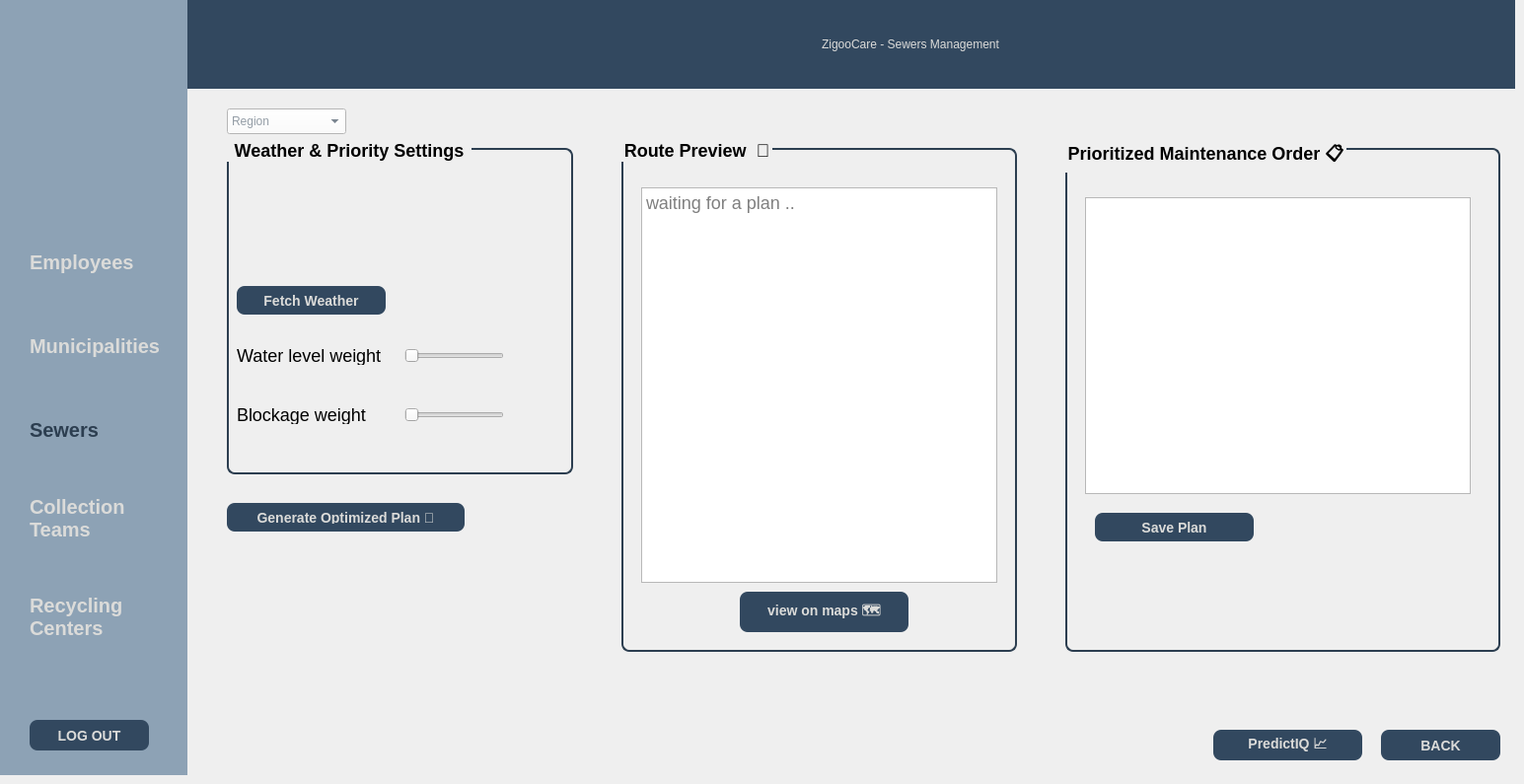
      <widget class="QWidget" name="page2_Sewerai_S2">
       <widget class="QWidget" name="panelLeft_AI_S2" native="true">
        <property name="geometry">
         <rect>
          <x>210</x>
          <y>130</y>
          <width>381</width>
          <height>571</height>
         </rect>
        </property>
        <property name="minimumSize">
         <size>
          <width>280</width>
          <height>0</height>
         </size>
        </property>
        <property name="styleSheet">
         <string notr="true">QGroupBox {
	background-color: transparent;
	color: rgb(104, 156, 58);
	font:bold;
	font-size:25px;
    border: 2px solid #2c3e50;
    border-radius: 8px;
    margin-top: 10px;
}</string>
        </property>
        <widget class="QGroupBox" name="gbInputs_S2">
         <property name="geometry">
          <rect>
           <x>20</x>
           <y>10</y>
           <width>351</width>
           <height>341</height>
          </rect>
         </property>
         <property name="styleSheet">
          <string notr="true">QGroupBox {
	background-color: transparent;
	color: black;
	font:bold;
	font-size:18px;
    border: 2px solid #2c3e50;
    border-radius: 8px;
    margin-top: 10px;
}</string>
         </property>
         <property name="title">
          <string>Weather &amp;&amp; Priority Settings</string>
         </property>
         <widget class="QPushButton" name="pushButton_weather_S2">
          <property name="geometry">
           <rect>
            <x>10</x>
            <y>150</y>
            <width>151</width>
            <height>29</height>
           </rect>
          </property>
          <property name="styleSheet">
           <string notr="true">QPushButton {
    background-color: #32485F;     
    color: #DBDBD9;
    font-size: 14px;
    font-weight: bold;
    border: none;
    border-radius: 8px;             
    padding: 8px 16px;
}

QPushButton:hover {
    background-color: #018ADA;
}

QPushButton:pressed {
	background-color: #2c3e50;
}

QPushButton:disabled {
    background-color: #BDBDBD;
    color: #757575;
}
</string>
          </property>
          <property name="text">
           <string>Fetch Weather</string>
          </property>
         </widget>
         <widget class="QSlider" name="slWaterW_S2">
          <property name="geometry">
           <rect>
            <x>180</x>
            <y>210</y>
            <width>101</width>
            <height>22</height>
           </rect>
          </property>
          <property name="orientation">
           <enum>Qt::Orientation::Horizontal</enum>
          </property>
         </widget>
         <widget class="QLabel" name="blWaterValue_S2">
          <property name="geometry">
           <rect>
            <x>10</x>
            <y>210</y>
            <width>171</width>
            <height>20</height>
           </rect>
          </property>
          <property name="styleSheet">
           <string notr="true">font-size:18px;
color:black;</string>
          </property>
          <property name="text">
           <string>Water level weight</string>
          </property>
         </widget>
         <widget class="QLabel" name="lblBlockageValue_S2">
          <property name="geometry">
           <rect>
            <x>10</x>
            <y>270</y>
            <width>161</width>
            <height>20</height>
           </rect>
          </property>
          <property name="styleSheet">
           <string notr="true">font-size:18px;
color:black;</string>
          </property>
          <property name="text">
           <string>Blockage weight</string>
          </property>
         </widget>
         <widget class="QSlider" name="slBlockageW_S2">
          <property name="geometry">
           <rect>
            <x>180</x>
            <y>270</y>
            <width>101</width>
            <height>22</height>
           </rect>
          </property>
          <property name="orientation">
           <enum>Qt::Orientation::Horizontal</enum>
          </property>
         </widget>
         <widget class="QLabel" name="lblblockageValue_S2">
          <property name="geometry">
           <rect>
            <x>300</x>
            <y>270</y>
            <width>31</width>
            <height>21</height>
           </rect>
          </property>
          <property name="text">
           <string/>
          </property>
         </widget>
         <widget class="QLabel" name="lblWaterValue_S2">
          <property name="geometry">
           <rect>
            <x>300</x>
            <y>210</y>
            <width>31</width>
            <height>20</height>
           </rect>
          </property>
          <property name="text">
           <string/>
          </property>
         </widget>
         <widget class="QLabel" name="labelWeatherInfo_S2">
          <property name="geometry">
           <rect>
            <x>20</x>
            <y>50</y>
            <width>291</width>
            <height>91</height>
           </rect>
          </property>
          <property name="text">
           <string/>
          </property>
         </widget>
         <zorder>lblWaterValue_S2</zorder>
         <zorder>pushButton_weather_S2</zorder>
         <zorder>slWaterW_S2</zorder>
         <zorder>blWaterValue_S2</zorder>
         <zorder>lblBlockageValue_S2</zorder>
         <zorder>slBlockageW_S2</zorder>
         <zorder>lblblockageValue_S2</zorder>
         <zorder>labelWeatherInfo_S2</zorder>
        </widget>
        <widget class="QPushButton" name="btnGeneratePlan_S2">
         <property name="geometry">
          <rect>
           <x>20</x>
           <y>380</y>
           <width>241</width>
           <height>29</height>
          </rect>
         </property>
         <property name="styleSheet">
          <string notr="true">QPushButton {
    background-color: #32485F;     
    color: #DBDBD9;
    font-size: 14px;
    font-weight: bold;
    border: none;
    border-radius: 8px;             
    padding: 8px 16px;
}

QPushButton:hover {
    background-color: #018ADA;
}

QPushButton:pressed {
	background-color: #2c3e50;
}

QPushButton:disabled {
    background-color: #BDBDBD;
    color: #757575;
}
</string>
         </property>
         <property name="text">
          <string>Generate Optimized Plan 🤖</string>
         </property>
        </widget>
       </widget>
       <widget class="QWidget" name="panelRight_S2" native="true">
        <property name="geometry">
         <rect>
          <x>1080</x>
          <y>110</y>
          <width>441</width>
          <height>591</height>
         </rect>
        </property>
        <property name="minimumSize">
         <size>
          <width>320</width>
          <height>0</height>
         </size>
        </property>
        <property name="styleSheet">
         <string notr="true">QGroupBox {
	background-color: transparent;
	color: rgb(104, 156, 58);
	font:bold;
	font-size:50px;
    border: 5px solid #2c3e50;
    border-radius: 15px;
    margin-top: 15px;
}</string>
        </property>
        <widget class="QTableView" name="tableViewListpriority_S2">
         <property name="geometry">
          <rect>
           <x>20</x>
           <y>90</y>
           <width>391</width>
           <height>301</height>
          </rect>
         </property>
        </widget>
        <widget class="QGroupBox" name="groupBox_list_S2">
         <property name="geometry">
          <rect>
           <x>0</x>
           <y>30</y>
           <width>441</width>
           <height>521</height>
          </rect>
         </property>
         <property name="styleSheet">
          <string notr="true">QGroupBox {
	background-color: transparent;
	color: black;
	font:bold;
	font-size:18px;
    border: 2px solid #2c3e50;
    border-radius: 8px;
    margin-top: 10px;
}</string>
         </property>
         <property name="title">
          <string>Prioritized Maintenance Order 📋</string>
         </property>
         <widget class="QPushButton" name="pushButton_saveplan_S2">
          <property name="geometry">
           <rect>
            <x>30</x>
            <y>380</y>
            <width>161</width>
            <height>29</height>
           </rect>
          </property>
          <property name="styleSheet">
           <string notr="true">QPushButton {
    background-color: #32485F;     
    color: #DBDBD9;
    font-size: 14px;
    font-weight: bold;
    border: none;
    border-radius: 8px;             
    padding: 8px 16px;
}

QPushButton:hover {
    background-color: #018ADA;
}

QPushButton:pressed {
	background-color: #2c3e50;
}

QPushButton:disabled {
    background-color: #BDBDBD;
    color: #757575;
}
</string>
          </property>
          <property name="text">
           <string>Save Plan</string>
          </property>
         </widget>
        </widget>
       </widget>
       <widget class="QWidget" name="panelCenter_S2" native="true">
        <property name="geometry">
         <rect>
          <x>610</x>
          <y>130</y>
          <width>451</width>
          <height>571</height>
         </rect>
        </property>
        <property name="styleSheet">
         <string notr="true">QGroupBox {
	background-color: transparent;
	color: rgb(104, 156, 58);
	font:bold;
	font-size:25px;
    border: 2px solid #2c3e50;
    border-radius: 8px;
    margin-top: 10px;
}</string>
        </property>
        <widget class="QGroupBox" name="gbPreview_S2">
         <property name="geometry">
          <rect>
           <x>20</x>
           <y>10</y>
           <width>401</width>
           <height>521</height>
          </rect>
         </property>
         <property name="styleSheet">
          <string notr="true">font-size:18px;
color:black;</string>
         </property>
         <property name="title">
          <string>Route Preview  🚧</string>
         </property>
         <widget class="QTextEdit" name="textEditRoutePreview_S2">
          <property name="geometry">
           <rect>
            <x>20</x>
            <y>50</y>
            <width>361</width>
            <height>401</height>
           </rect>
          </property>
          <property name="styleSheet">
           <string notr="true">QGroupBox {
	background-color: transparent;
	color: rgb(104, 156, 58);
	font:bold;
	font-size:25px;
    border: 2px solid #2c3e50;
    border-radius: 8px;
    margin-top: 10px;
}</string>
          </property>
          <property name="verticalScrollBarPolicy">
           <enum>Qt::ScrollBarPolicy::ScrollBarAsNeeded</enum>
          </property>
          <property name="readOnly">
           <bool>true</bool>
          </property>
          <property name="placeholderText">
           <string>waiting for a plan ..</string>
          </property>
         </widget>
         <widget class="QPushButton" name="pushButton_viewMaps_S2">
          <property name="geometry">
           <rect>
            <x>120</x>
            <y>460</y>
            <width>171</width>
            <height>41</height>
           </rect>
          </property>
          <property name="styleSheet">
           <string notr="true">QPushButton {
    background-color: #32485F;     
    color: #DBDBD9;
    font-size: 14px;
    font-weight: bold;
    border: none;
    border-radius: 8px;             
    padding: 8px 16px;
}

QPushButton:hover {
    background-color: #43A047;      /* vert plus foncé au survol */
}

QPushButton:pressed {
          /* vert foncé au clic */
	background-color: rgb(2, 111, 2);
}

QPushButton:disabled {
    background-color: #BDBDBD;      /* gris si désactivé */
    color: #757575;
}
</string>
          </property>
          <property name="text">
           <string>view on maps 🗺️</string>
          </property>
         </widget>
        </widget>
       </widget>
       <widget class="QWidget" name="widget_module_S2" native="true">
        <property name="geometry">
         <rect>
          <x>190</x>
          <y>0</y>
          <width>1346</width>
          <height>90</height>
         </rect>
        </property>
        <property name="styleSheet">
         <string notr="true">background-color: #32485F;</string>
        </property>
        <widget class="QLabel" name="label_module_S2">
         <property name="geometry">
          <rect>
           <x>60</x>
           <y>0</y>
           <width>1346</width>
           <height>90</height>
          </rect>
         </property>
         <property name="styleSheet">
          <string notr="true">font: 700 25pt;
color: rgb(219, 219, 217);</string>
         </property>
         <property name="text">
          <string>ZigooCare - Sewers Management</string>
         </property>
         <property name="alignment">
          <set>Qt::AlignmentFlag::AlignCenter</set>
         </property>
        </widget>
       </widget>
       <widget class="QWidget" name="widget_sidebar_S2" native="true">
        <property name="geometry">
         <rect>
          <x>0</x>
          <y>0</y>
          <width>190</width>
          <height>786</height>
         </rect>
        </property>
        <property name="styleSheet">
         <string notr="true">background-color: #8DA2B5;</string>
        </property>
        <widget class="QPushButton" name="pushButton_logout_S2">
         <property name="geometry">
          <rect>
           <x>30</x>
           <y>730</y>
           <width>121</width>
           <height>31</height>
          </rect>
         </property>
         <property name="styleSheet">
          <string notr="true">QPushButton {
	background-color: #32485F;
    color: #DBDBD9;
    font-size: 14px;
    font-weight: bold;
    border: none;
    border-radius: 8px;             
    padding: 8px 16px;
}

QPushButton:hover {
    background-color: #E53935;
}

QPushButton:pressed {
    background-color: #B71C1C;
}

QPushButton:disabled {
    background-color: #BDBDBD;     
    color: #757575;
}
</string>
         </property>
         <property name="text">
          <string>LOG OUT</string>
         </property>
        </widget>
        <widget class="QLabel" name="label_logo_S2">
         <property name="geometry">
          <rect>
           <x>20</x>
           <y>40</y>
           <width>151</width>
           <height>151</height>
          </rect>
         </property>
         <property name="text">
          <string/>
         </property>
         <property name="pixmap">
          <pixmap resource="resources.qrc">:/images/logo_untitled.png</pixmap>
         </property>
         <property name="scaledContents">
          <bool>true</bool>
         </property>
        </widget>
        <widget class="QPushButton" name="pushButton_employee_S2">
         <property name="geometry">
          <rect>
           <x>30</x>
           <y>250</y>
           <width>111</width>
           <height>31</height>
          </rect>
         </property>
         <property name="styleSheet">
          <string notr="true">QPushButton {
    background-color: transparent;
    border: none;
    font-weight: bold;
    color: #DBDBD9;
	text-align:left;
	font-size:20px;
}

QPushButton:hover {
    color: #2c3e50;
}

</string>
         </property>
         <property name="text">
          <string>Employees</string>
         </property>
        </widget>
        <widget class="QPushButton" name="pushButton_municipality_S2">
         <property name="geometry">
          <rect>
           <x>30</x>
           <y>330</y>
           <width>141</width>
           <height>41</height>
          </rect>
         </property>
         <property name="styleSheet">
          <string notr="true">QPushButton {
    background-color: transparent;
    border: none;
    font-weight: bold;
    color: #DBDBD9;
	text-align:left;
	font-size:20px;
}

QPushButton:hover {
    color: #2c3e50;
}

</string>
         </property>
         <property name="text">
          <string>Municipalities  </string>
         </property>
        </widget>
        <widget class="QPushButton" name="pushButton_sewer_S2">
         <property name="geometry">
          <rect>
           <x>30</x>
           <y>420</y>
           <width>81</width>
           <height>31</height>
          </rect>
         </property>
         <property name="styleSheet">
          <string notr="true">QPushButton {
    background-color: transparent;
    border: none;
    font-weight: bold;
    color: #2c3e50;
	text-align:left;
	font-size:20px;
}</string>
         </property>
         <property name="text">
          <string>Sewers</string>
         </property>
        </widget>
        <widget class="QPushButton" name="pushButton_team_S2">
         <property name="geometry">
          <rect>
           <x>30</x>
           <y>500</y>
           <width>101</width>
           <height>51</height>
          </rect>
         </property>
         <property name="styleSheet">
          <string notr="true">QPushButton {
    background-color: transparent;
    border: none;
    font-weight: bold;
    color: #DBDBD9;
	text-align:left;
	font-size:20px;
}

QPushButton:hover {
    color: #2c3e50;
}

</string>
         </property>
         <property name="text">
          <string>Collection
Teams</string>
         </property>
        </widget>
        <widget class="QPushButton" name="pushButton_center_S2">
         <property name="geometry">
          <rect>
           <x>30</x>
           <y>600</y>
           <width>101</width>
           <height>51</height>
          </rect>
         </property>
         <property name="styleSheet">
          <string notr="true">QPushButton {
    background-color: transparent;
    border: none;
    font-weight: bold;
    color: #DBDBD9;
	text-align:left;
	font-size:20px;
}

QPushButton:hover {
    color: #2c3e50;
}</string>
         </property>
         <property name="text">
          <string>Recycling
Centers  </string>
         </property>
        </widget>
       </widget>
       <widget class="QPushButton" name="pushButton_back_S2">
        <property name="geometry">
         <rect>
          <x>1400</x>
          <y>740</y>
          <width>121</width>
          <height>31</height>
         </rect>
        </property>
        <property name="styleSheet">
         <string notr="true">QPushButton {
	background-color: #32485F;
    color: #DBDBD9;
    font-size: 14px;
    font-weight: bold;
    border: none;
    border-radius: 8px;             
    padding: 8px 16px;
}

QPushButton:hover {
    background-color: #E53935;
}

QPushButton:pressed {
    background-color: #B71C1C;
}

QPushButton:disabled {
    background-color: #BDBDBD;     
    color: #757575;
}
</string>
        </property>
        <property name="text">
         <string>BACK</string>
        </property>
       </widget>
       <widget class="QComboBox" name="comboBoxRegion_S2">
        <property name="geometry">
         <rect>
          <x>230</x>
          <y>110</y>
          <width>121</width>
          <height>26</height>
         </rect>
        </property>
        <property name="styleSheet">
         <string notr="true">font-size:12px;
font-weight: normal;    
color: #2c3e50;
background-color: white;</string>
        </property>
        <property name="placeholderText">
         <string>Region</string>
        </property>
       </widget>
       <widget class="QPushButton" name="pushButton_PredictIQ_S2">
        <property name="geometry">
         <rect>
          <x>1230</x>
          <y>740</y>
          <width>151</width>
          <height>31</height>
         </rect>
        </property>
        <property name="styleSheet">
         <string notr="true">QPushButton {
    background-color: #32485F;     
    color: #DBDBD9;
    font-size: 14px;
    font-weight: bold;
    border: none;
    border-radius: 8px;             
    padding: 8px 16px;
}

QPushButton:hover {
    background-color: #018ADA;
}

QPushButton:pressed {
	background-color: #2c3e50;
}

QPushButton:disabled {
    background-color: #BDBDBD;
    color: #757575;
}
</string>
        </property>
        <property name="text">
         <string>PredictIQ 📈</string>
        </property>
       </widget>
      </widget>
